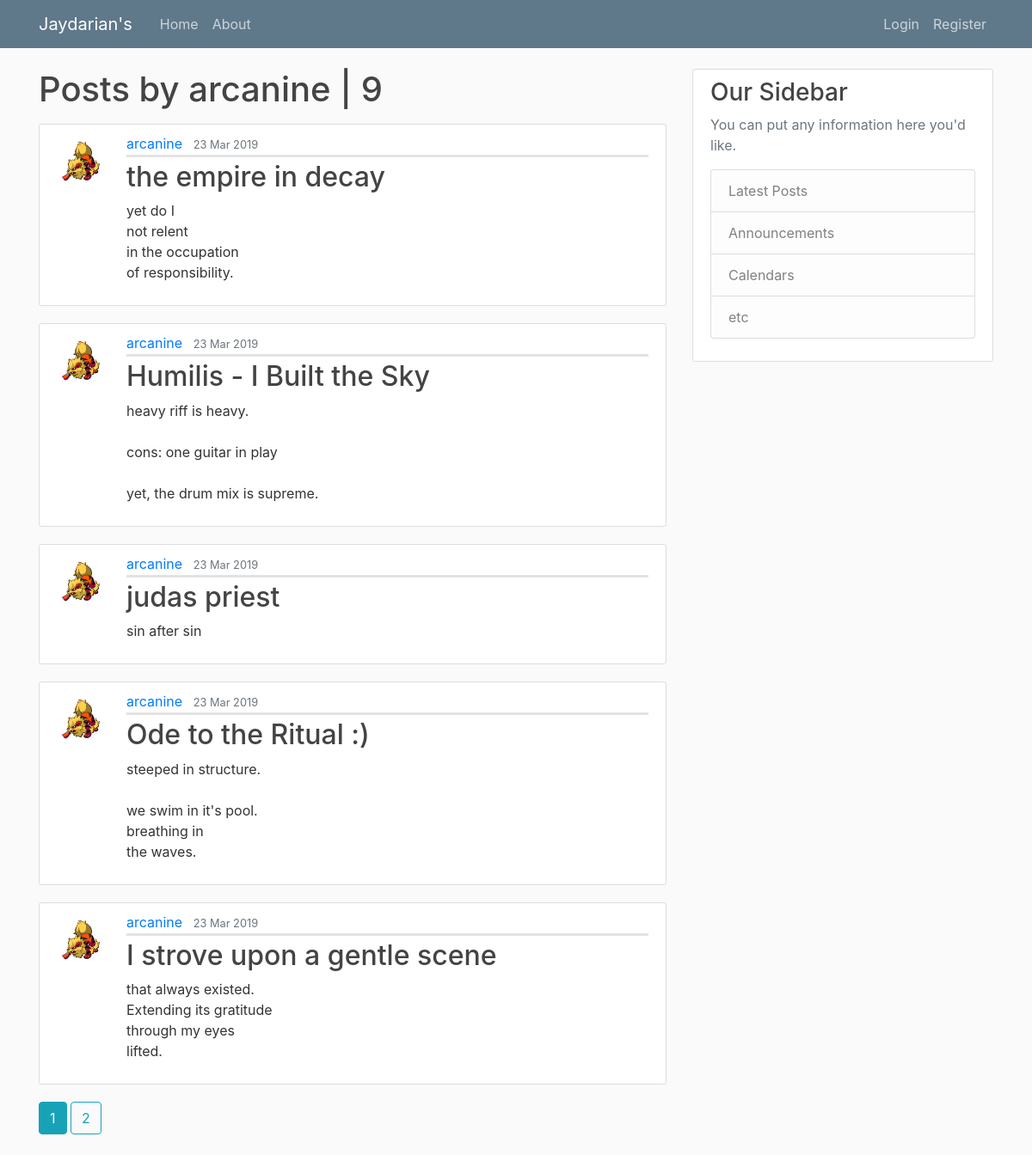
Page /user/arcanine on the earlier database version.
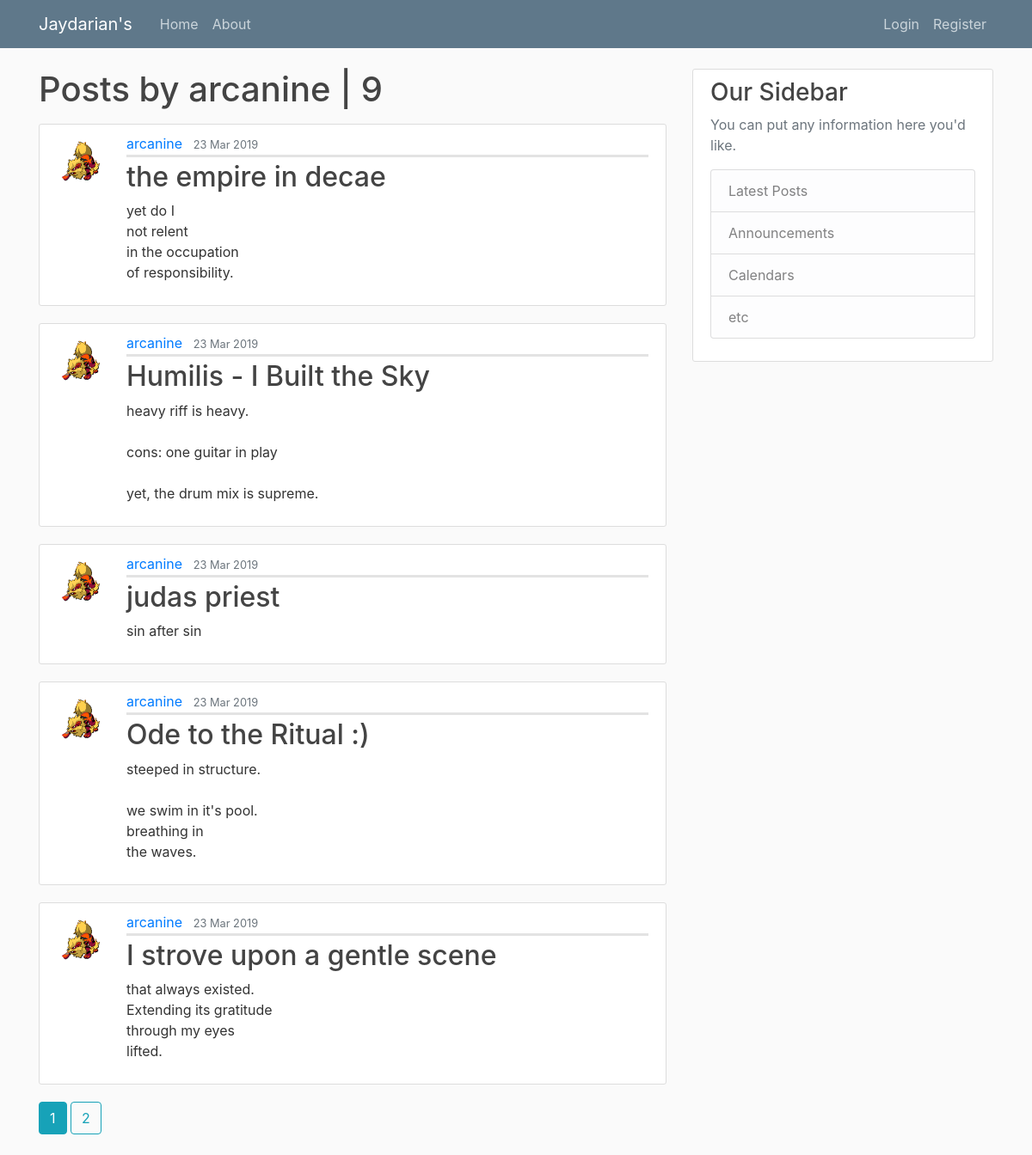
Same page on the later database version.
### jay_site/models.py (models this page shows, shortened)
class Post(db.Model):
    id = db.Column(db.Integer, primary_key=True)
    title = db.Column(db.String(100), nullable=False)
    date_posted = db.Column(db.DateTime, nullable=False, default=datetime.utcnow)
    content = db.Column(db.Text, nullable=False)
    user_id = db.Column(db.Integer, db.ForeignKey('user.id'), nullable=False)

class User(db.Model, UserMixin):
    id = db.Column(db.Integer, primary_key=True)
    username = db.Column(db.String(20), unique=True, nullable=False)
    email = db.Column(db.String(120), unique=True, nullable=False)
    image_file = db.Column(db.String(20), nullable=False, default='default.jpg')
    password = db.Column(db.String(60), nullable=False)
    posts = db.relationship('Post', backref='author', lazy=True)

### jay_site/users/routes.py (the view)
@users.route("/user/<string:username>")
def user_posts(username):
    page = request.args.get('page', 1, type=int)  # what ever is after the `?` in the URL
    user = User.query.filter_by(username=username).first_or_404()
    posts = Post.query.filter_by(author=user)\
        .order_by(Post.date_posted.desc())\
        .paginate(page=page, per_page=5)
    return render_template('user_posts.html', posts=posts, user=user)

### jay_site/templates/user_posts.html
{% extends "layout.html" %}
{% block content %}
<h1 class="mb-3">Posts by {{ user.username }} | {{ posts.total }}</h1>
    {% for post in posts.items %}
        <article class="media content-section">
          <img class="rounded-circle article-img" src="{{ url_for('static', filename='profile_pics/' + post.author.image_file) }}">
          <div class="media-body">
            <div class="article-metadata">
              <a class="mr-2" href="{{ url_for('users.user_posts', username=post.author.username) }}">{{ post.author.username }}</a>
              <small class="text-muted">{{ post.date_posted.strftime('%d %b %Y') }}</small>
            </div>
            <h2><a class="article-title" href="{{ url_for('posts.post', post_id=post.id) }}">{{ post.title }}</a></h2>
            <p class="article-content">{{ post.content }}</p>
          </div>
        </article>
    {% endfor %}
    {% for page_num in posts.iter_pages(left_edge=1, right_edge=1, left_current=1, right_current=2) %}
        {% if page_num %}
            {% if posts.page == page_num %}
              <a class="btn btn-info mb-4" href="{{ url_for('users.user_posts', username=user.username, page=page_num) }}">{{ page_num }}</a>
            {% else %}
              <a class="btn btn-outline-info mb-4" href="{{ url_for('users.user_posts', username=user.username, page=page_num) }}">{{ page_num }}</a>
            {% endif %}
        {% else %}
        ...
        {% endif %}
    {% endfor %}
{% endblock content %}

Differences in the rows shown:
changed Post "yet do I not relent in the occupation of responsibility.": title "the empire in decay" → "the empire in decae"
